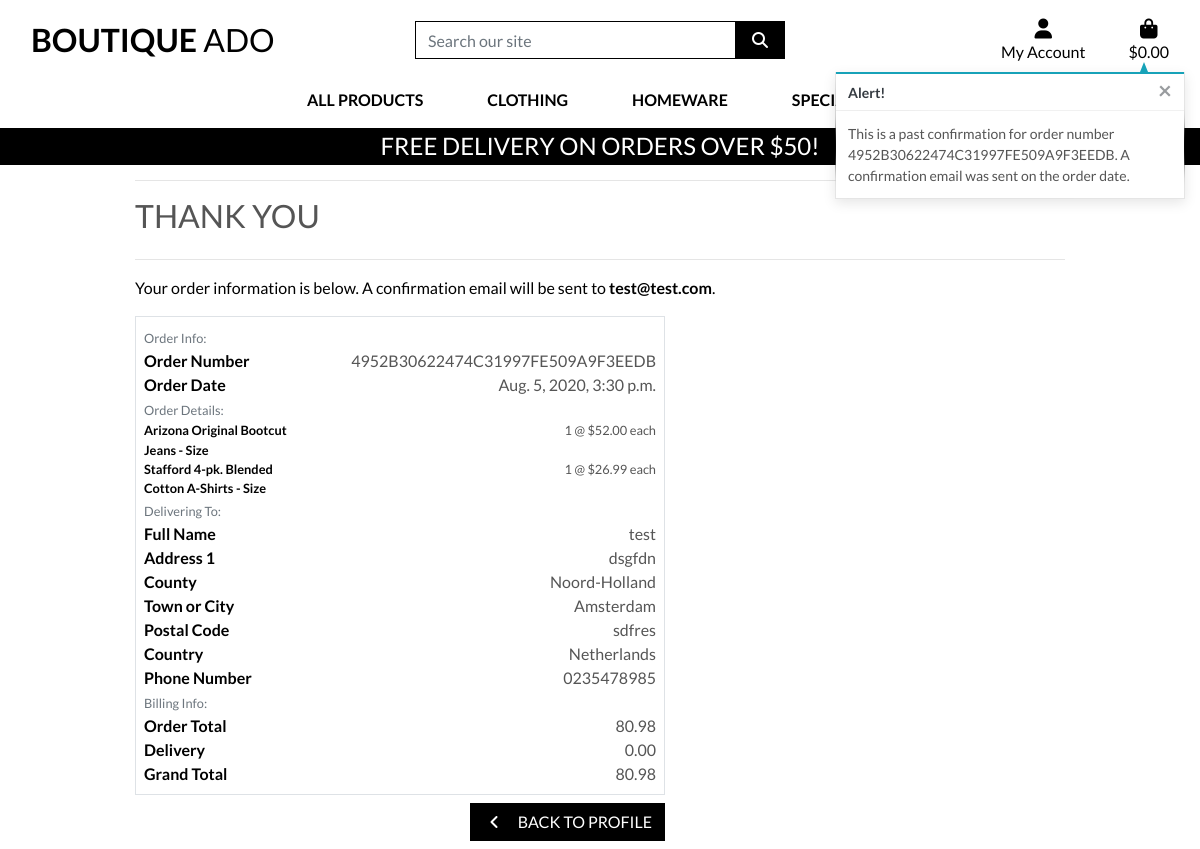
The page /profile/order_history/4952B30622474C31997FE509A9F3EEDB on the database as committed earlier.
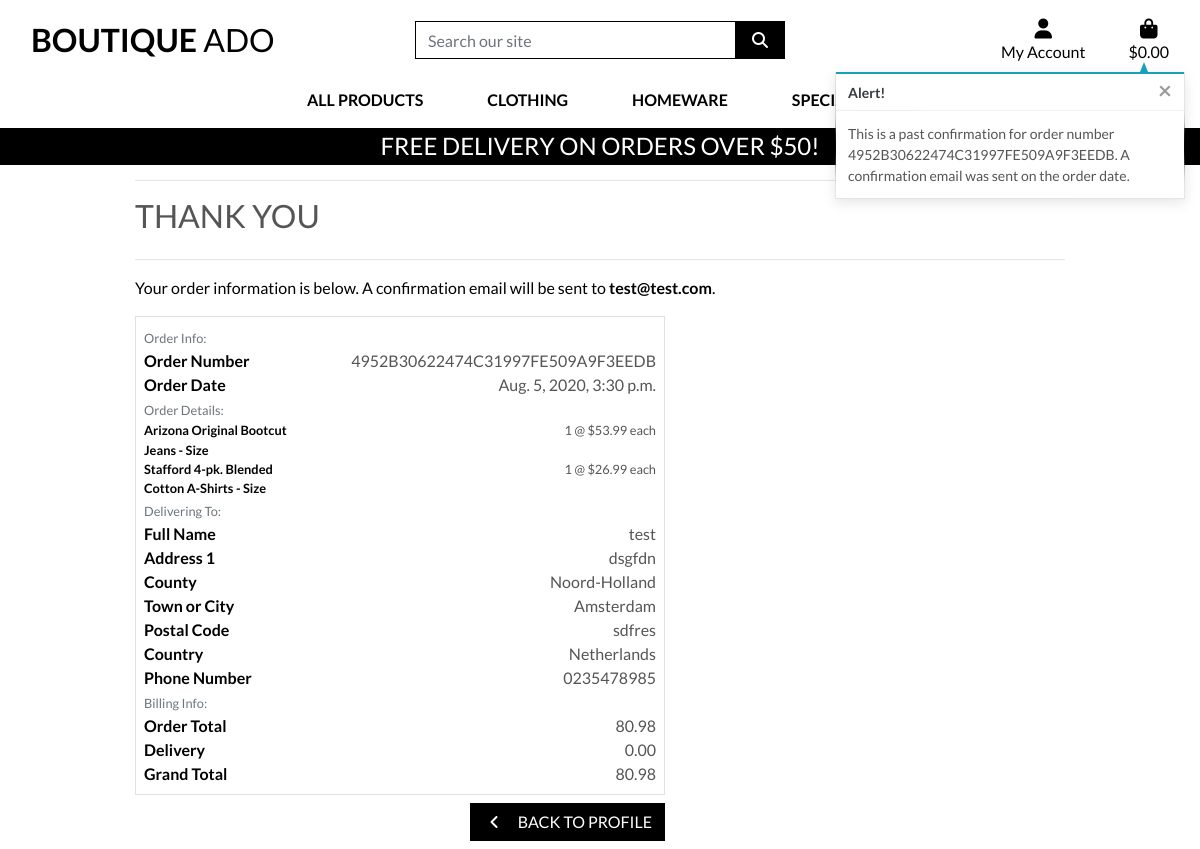
The same page on the database as committed later.
### checkout/models.py (models this page shows, shortened)
class OrderLineItem(models.Model):
    order = models.ForeignKey(Order, null=False, blank=False, on_delete=models.CASCADE, related_name='lineitems')
    product = models.ForeignKey(Product, null=False, blank=False, on_delete=models.CASCADE)
    product_size = models.CharField(max_length=2, null=True, blank=True)  # XS, S, M, L, XL
    quantity = models.IntegerField(null=False, blank=False, default=0)
    lineitem_total = models.DecimalField(max_digits=6, decimal_places=2, null=False, blank=False, editable=False)

### products/models.py (models this page shows, shortened)
class Product(models.Model):
    category = models.ForeignKey('Category', null=True, blank=True, on_delete=models.SET_NULL)
    sku = models.CharField(max_length=254, null=True, blank=True)
    name = models.CharField(max_length=254)
    description = models.TextField()
    has_sizes = models.BooleanField(default=False, null=True, blank=True)
    price = models.DecimalField(max_digits=6, decimal_places=2)
    rating = models.DecimalField(max_digits=6, decimal_places=2, null=True, blank=True)
    image_url = models.URLField(max_length=1024, null=True, blank=True)
    image = models.ImageField(null=True, blank=True)

### profiles/views.py (the view)
# urls.py: path('order_history/<order_number>', views.order_history, name='order_history')
def order_history(request, order_number):
    order = get_object_or_404(Order, order_number=order_number)
    messages.info(request, (
        f'This is a past confirmation for order number {order_number}. '
        'A confirmation email was sent on the order date.'
    ))
    template = 'checkout/checkout_success.html'
    context = {
        'order': order,
        'from_profile': True,
    }
    return render(request, template, context)

### bag/contexts.py (called while the page is built, shortened)
def bag_contents(request):
    bag_items = []
    total = 0
    product_count = 0
    bag = request.session.get('bag', {})
    if total < settings.FREE_DELIVERY_THRESHOLD:
        delivery = total * Decimal(settings.STANDARD_DELIVERY_PERCENTAGE/100)
        free_delivery_delta = settings.FREE_DELIVERY_THRESHOLD - total
    else:
        delivery = 0
        free_delivery_delta = 0
    grand_total = delivery + total
    context = {
        'bag_items': bag_items,
        'total': total,
        'product_count': product_count,
        'delivery': delivery,
        'free_delivery_delta': free_delivery_delta,
        'free_delivery_threshold': settings.FREE_DELIVERY_THRESHOLD,
        'grand_total': grand_total,
    }
    return context

### checkout/templates/checkout/checkout_success.html (shortened to what the changed rows need)
{% extends "base.html" %}
{% load static %}
{% block extra_css %}
    <link rel="stylesheet" href="{% static 'checkout/css/checkout.css' %}">
{% endblock %}
{% block content %}
    <div class="container">
        <div class="row">
            <div class="col">
                <h2 class="logo-font mb-4">Thank You</h2>
            </div>
        </div>
        <div class="row">
            <div class="col-12 col-lg-7">
                <div class="order-confirmation-wrapper p-2 border">
                    {% for item in order.lineitems.all %}
                    <div class="row">
                        <div class="col-12 col-md-4">
                            <p class="small mb-0 text-black font-weight-bold">
                                {{ item.product.name }}{% if item.product_size %} - Size {{ item.product.size|upper }}{% endif %}
                            </p>
                        </div>
                        <div class="col-12 col-md-8 text-md-right">
                            <p class="small mb-0">{{ item.quantity }} @ ${{ item.product.price }} each</p>
                        </div>
                    </div>
                    {% endfor %}
                </div>
            </div>
        </div>
    </div>
{% endblock %}

Rows that differ between the two databases and show on the page:
changed through a linked row, OrderLineItem "Arizona Original Bootcut Jeans": product.price "52.00" → "53.99"
